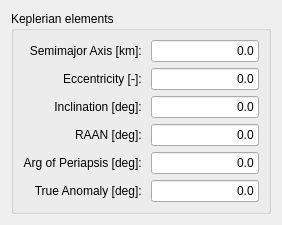
        <widget class="QWidget" name="keplerianPage">
         <layout class="QHBoxLayout" name="horizontalLayout_9">
          <item>
           <widget class="QGroupBox" name="KeplerianGroupBox">
            <property name="title">
             <string>Keplerian elements</string>
            </property>
            <layout class="QHBoxLayout" name="horizontalLayout_10">
             <item>
              <layout class="QGridLayout" name="gridLayout_5">
               <item row="0" column="0">
                <widget class="QLabel" name="a">
                 <property name="text">
                  <string>Semimajor Axis [km]: </string>
                 </property>
                 <property name="alignment">
                  <set>Qt::AlignRight|Qt::AlignTrailing|Qt::AlignVCenter</set>
                 </property>
                </widget>
               </item>
               <item row="1" column="0">
                <widget class="QLabel" name="e">
                 <property name="text">
                  <string>Eccentricity [-]: </string>
                 </property>
                 <property name="alignment">
                  <set>Qt::AlignRight|Qt::AlignTrailing|Qt::AlignVCenter</set>
                 </property>
                </widget>
               </item>
               <item row="2" column="0">
                <widget class="QLabel" name="i">
                 <property name="text">
                  <string>Inclination [deg]: </string>
                 </property>
                 <property name="alignment">
                  <set>Qt::AlignRight|Qt::AlignTrailing|Qt::AlignVCenter</set>
                 </property>
                </widget>
               </item>
               <item row="2" column="1">
                <widget class="QLineEdit" name="inclinationEdit">
                 <property name="text">
                  <string>0.0</string>
                 </property>
                 <property name="alignment">
                  <set>Qt::AlignRight|Qt::AlignTrailing|Qt::AlignVCenter</set>
                 </property>
                </widget>
               </item>
               <item row="3" column="0">
                <widget class="QLabel" name="raan">
                 <property name="text">
                  <string>RAAN [deg]: </string>
                 </property>
                 <property name="alignment">
                  <set>Qt::AlignRight|Qt::AlignTrailing|Qt::AlignVCenter</set>
                 </property>
                </widget>
               </item>
               <item row="3" column="1">
                <widget class="QLineEdit" name="raanEdit">
                 <property name="text">
                  <string>0.0</string>
                 </property>
                 <property name="alignment">
                  <set>Qt::AlignRight|Qt::AlignTrailing|Qt::AlignVCenter</set>
                 </property>
                </widget>
               </item>
               <item row="4" column="0">
                <widget class="QLabel" name="omega">
                 <property name="text">
                  <string>Arg of Periapsis [deg]: </string>
                 </property>
                 <property name="alignment">
                  <set>Qt::AlignRight|Qt::AlignTrailing|Qt::AlignVCenter</set>
                 </property>
                </widget>
               </item>
               <item row="4" column="1">
                <widget class="QLineEdit" name="argOfPeriapsisEdit">
                 <property name="text">
                  <string>0.0</string>
                 </property>
                 <property name="alignment">
                  <set>Qt::AlignRight|Qt::AlignTrailing|Qt::AlignVCenter</set>
                 </property>
                </widget>
               </item>
               <item row="5" column="0">
                <widget class="QLabel" name="nu">
                 <property name="text">
                  <string>True Anomaly [deg]: </string>
                 </property>
                 <property name="alignment">
                  <set>Qt::AlignRight|Qt::AlignTrailing|Qt::AlignVCenter</set>
                 </property>
                </widget>
               </item>
               <item row="5" column="1">
                <widget class="QLineEdit" name="trueAnomalyEdit">
                 <property name="text">
                  <string>0.0</string>
                 </property>
                 <property name="alignment">
                  <set>Qt::AlignRight|Qt::AlignTrailing|Qt::AlignVCenter</set>
                 </property>
                </widget>
               </item>
               <item row="1" column="1">
                <widget class="QLineEdit" name="eccentricityEdit">
                 <property name="text">
                  <string>0.0</string>
                 </property>
                 <property name="alignment">
                  <set>Qt::AlignRight|Qt::AlignTrailing|Qt::AlignVCenter</set>
                 </property>
                </widget>
               </item>
               <item row="0" column="1">
                <widget class="QLineEdit" name="semimajorAxisEdit">
                 <property name="text">
                  <string>0.0</string>
                 </property>
                 <property name="alignment">
                  <set>Qt::AlignRight|Qt::AlignTrailing|Qt::AlignVCenter</set>
                 </property>
                </widget>
               </item>
              </layout>
             </item>
            </layout>
            <zorder></zorder>
           </widget>
          </item>
         </layout>
        </widget>
